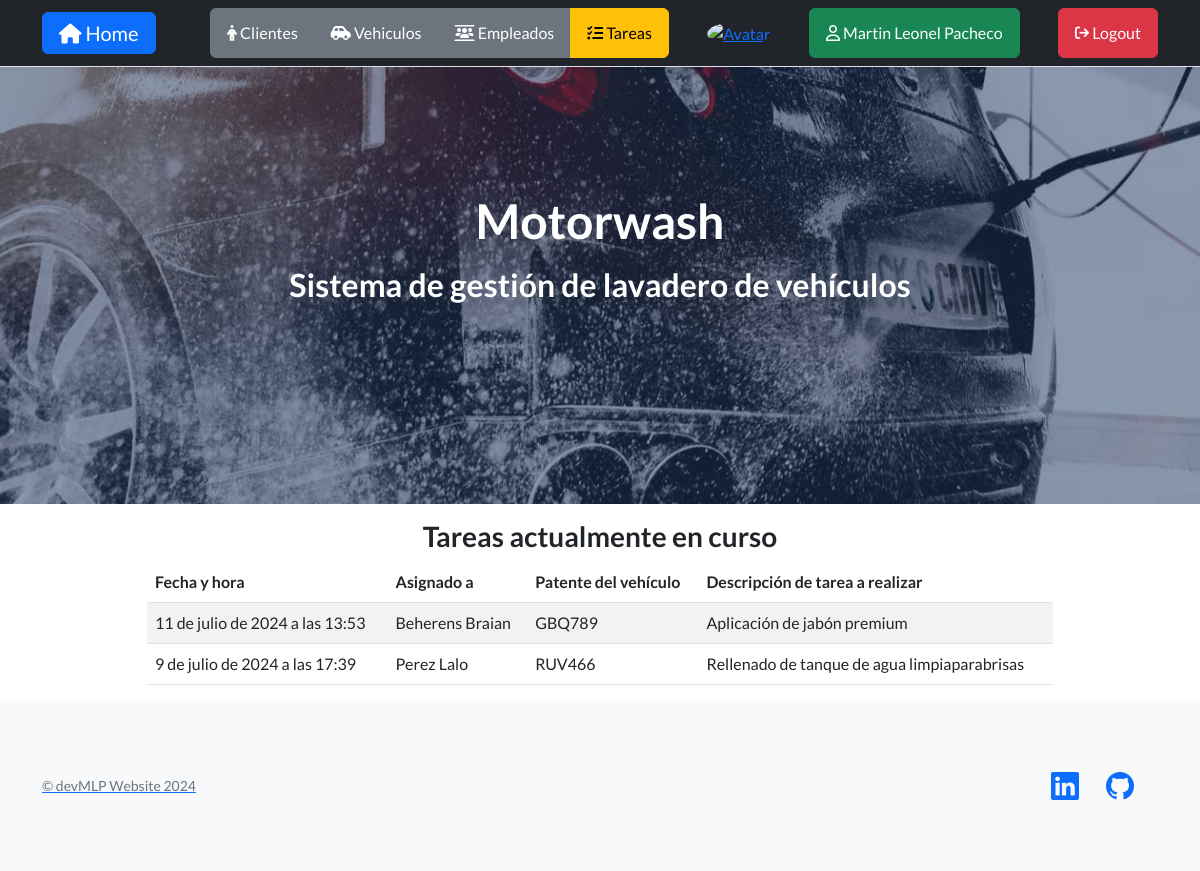
Screenshot of / (signed in) with the database file from the repository.
### myapp/models.py (models this page shows, shortened)
class Task(models.Model):
    created = models.DateTimeField(default=timezone.now)
    asigned_to = models.ForeignKey(
        Employee, to_field="DNI", null=True, on_delete=models.SET_NULL
    )  # Por número de DNI
    vehicle = models.ForeignKey(
        Vehicle, to_field="plate_ID", on_delete=models.SET_NULL, null=True
    )  # Por patente
    description = models.CharField(max_length=80, default="")
    is_completed = models.BooleanField(default=False)

class Employee(models.Model):
    DNI = models.CharField(max_length=8, unique=True)
    last_name = models.CharField(max_length=80)
    name = models.CharField(max_length=80)
    tel = models.CharField(max_length=10)

class Vehicle(models.Model):
    AUTOMOVIL = "Automóvil"
    MOTO = "Moto"
    CAMIONETA = "Camioneta"
    SUV = "SUV"
    CAMION = "Camión"
    OTRO = "Otro"
    VEHICLE_TYPE_CHOICES = [
        (AUTOMOVIL, "Automovil"),
        (MOTO, "Moto"),
        (CAMIONETA, "Camioneta"),
        (SUV, "SUV"),
        (CAMION, "Camión"),
        (OTRO, "Otro"),
    ]
    plate_ID = models.CharField(max_length=7, unique=True)  # ABC123 / AB123CD
    vehicle_type = models.CharField(
        max_length=15, choices=VEHICLE_TYPE_CHOICES, default=AUTOMOVIL
    )
    brand = models.CharField(max_length=50)
    brand_model = models.CharField(max_length=50)
    owner_DNI = models.ForeignKey(
        Client,
        to_field="DNI",
        null=False,
        on_delete=models.CASCADE,
        related_name="vehicles",
    )
    class Meta:
        ordering = ["brand", "brand_model"]

### myapp/views.py (the view)
# urls.py: 2. Add a URL to urlpatterns:  path('', views.home, name='home')
def home(request):
    results = Task.objects.filter(is_completed=False).order_by("-created")
    return render(request, "myapp/active_tasks.html", {"results": results})

### myapp/templates/myapp/active_tasks.html
{% extends 'myapp/index.html' %}
{% block content %}
  <div class="row gx-4 justify-content-center">
    <div class="col-lg-8">
      <h3 class="text-center mt-3">Tareas actualmente en curso</h3>
    </div>
  </div>
  <div class="row gx-4 justify-content-center">
    <div class="col-lg-10">
      {% if not results %}
        <h4 class="text-center">-ninguna tarea en curso-</h4>
      {% else %}
        <table class="table table-striped">
          <thead>
            <tr>
              <th>Fecha y hora</th>
              <th>Asignado a</th>
              <th>Patente del vehículo</th>
              <th>Descripción de tarea a realizar</th>
            </tr>
          </thead>
          <tbody>
            {% for task in results %}
              <tr>
                <td>{{ task.created }}</td>
                <td>{{ task.asigned_to.last_name }} {{ task.asigned_to.name }}</td>
                <td>{{ task.vehicle.plate_ID }}</td>
                <td>{{ task.description }}</td>
              </tr>
            {% endfor %}
          </tbody>
        </table>
      {% endif %}
    </div>
  </div>
{% endblock %}

### myapp/templates/myapp/index.html (shortened to what this page needs)
<!DOCTYPE html>
<html lang="es">
  <head>
    {% load static %}
    <link href="https://cdn.jsdelivr.net/npm/bootstrap-icons@1.5.0/font/bootstrap-icons.css" rel="stylesheet" type="text/css" />
    <link href="{% static 'css/styles.css' %}" rel="stylesheet" />
    <link rel="stylesheet" href="https://cdnjs.cloudflare.com/ajax/libs/font-awesome/6.4.0/css/all.min.css" />
  </head>
  <body>
    <nav class="navbar fixed-top bg-dark border-bottom border-body static-top">
      <div class="container align-items-center">
        <a class="navbar-brand btn btn-primary text-white" href="{% url 'home' %}"><i class="fa-solid fa-house"></i> Home</a>
        {% if user.is_authenticated %}
          <div class="btn-group" role="group" aria-label="">
            <a class="btn btn-secondary text-white" href="{% url 'clients' %}"><i class="fa-solid fa-person"></i> Clientes</a>
            <a class="btn btn-secondary text-white" href="{% url 'vehicles' %}"><i class="fa-solid fa-car-side"></i> Vehiculos</a>
            <a class="btn btn-secondary text-white" href="{% url 'employees' %}"><i class="fa-solid fa-users-between-lines"></i> Empleados</a>
            <a class="btn btn-warning text-black" href="{% url 'tasks' %}"><i class="fa-solid fa-list-check"></i> Tareas</a>
          </div>
          <a href="{% url 'add-avatar' %}"><img class="rounded-circle" src="{{ request.session.avatar }}" height="40px" width="40px" alt="Avatar" /></a>
          <a class="btn btn-success text-white" href="{% url 'profile' %}"><i class="fa-regular fa-user"></i> {{ user.first_name }} {{ user.last_name }}</a>
          <form action="{% url 'logout' %}" method="post">
            <button class="btn btn-danger text-white" type="submit"><i class="fa-solid fa-arrow-right-from-bracket fa-sm" title="Logout"></i> Logout</button>
          </form>
        {% else %}
          <a class="navbar-brand btn btn-primary text-white" href="{% url 'login' %}"><i class="fa-solid fa-right-to-bracket"></i> Login</a>
          <a class="navbar-brand btn btn-success text-white" href="{% url 'register' %}"><i class="fa-solid fa-user-plus"></i> Registrarse</a>
        {% endif %}
      </div>
    </nav>
    <header class="masthead">
      <div class="container position-relative">
        <div class="row justify-content-center">
          <div class="col-xl-8">
            <div class="text-center text-white">
              {% block title %}
                <h1 class="mb-3">Motorwash</h1>
                <h2 class="text-center">Sistema de gestión de lavadero de vehículos</h2>
              {% endblock %}
            </div>
          </div>
        </div>
      </div>
    </header>
    <div class="container px-4">
      {% block content %}
      {% endblock %}
    </div>
    <footer class="footer bg-light">
      <div class="container">
        <div class="row">
          <div class="col-lg-6 h-100 text-center text-lg-start my-auto">
            <a href="{% url 'about-me' %}"><p class="text-muted small mb-4 mb-lg-0">&copy; devMLP Website 2024</p></a>
          </div>
          <div class="col-lg-6 h-100 text-center text-lg-end my-auto">
            <ul class="list-inline mb-0">
              <li class="list-inline-item me-4">
                <a href="https://www.linkedin.com/in/martinlpacheco" target="_blank"><i class="bi-linkedin fs-3"></i></a>
              </li>
              <li class="list-inline-item me-4">
                <a href="https://www.github.com/martinlpc" target="_blank"><i class="bi-github fs-3"></i></a>
              </li>
            </ul>
          </div>
        </div>
      </div>
    </footer>
  </body>
</html>

### rows the page displays
Task: created "11 de julio de 2024 a las 13:53", asigned_to.last_name "Beherens", asigned_to.name "Braian", vehicle.plate_ID "GBQ789", description "Aplicación de jabón premium"
Task: created "9 de julio de 2024 a las 17:39", asigned_to.last_name "Perez", asigned_to.name "Lalo", vehicle.plate_ID "RUV466", description "Rellenado de tanque de agua limpiaparabrisas"

### other values shown
{{ user.first_name }} "Martin Leonel"
{{ user.last_name }} "Pacheco"
